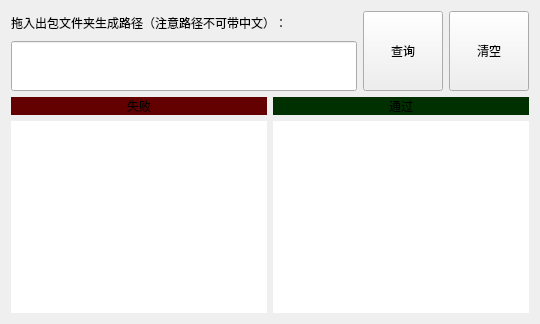
     <widget class="QWidget" name="online">
      <attribute name="title">
       <string>查询在线配置</string>
      </attribute>
      <layout class="QVBoxLayout" name="verticalLayout_15">
       <item>
        <layout class="QHBoxLayout" name="horizontalLayout_5">
         <item>
          <layout class="QVBoxLayout" name="verticalLayout_11">
           <item>
            <widget class="QLabel" name="label">
             <property name="styleSheet">
              <string notr="true">font: 14pt &quot;幼圆&quot;;</string>
             </property>
             <property name="text">
              <string>拖入出包文件夹生成路径（注意路径不可带中文）：</string>
             </property>
            </widget>
           </item>
           <item>
            <widget class="QLineEdit" name="line_apkdir_path">
             <property name="minimumSize">
              <size>
               <width>0</width>
               <height>50</height>
              </size>
             </property>
             <property name="styleSheet">
              <string notr="true">font: 14pt &quot;华文细黑&quot;;</string>
             </property>
             <property name="text">
              <string/>
             </property>
            </widget>
           </item>
          </layout>
         </item>
         <item>
          <widget class="QPushButton" name="select_online">
           <property name="minimumSize">
            <size>
             <width>0</width>
             <height>80</height>
            </size>
           </property>
           <property name="styleSheet">
            <string notr="true">QPushButton{border-radius:10px;font: 20pt &quot;幼圆&quot;;background-color: rgb(0, 0, 84)}
QPushButton:pressed{background-color:rgb(167, 167, 167);};</string>
           </property>
           <property name="text">
            <string>查询</string>
           </property>
           <property name="icon">
            <iconset resource="../../ad_online_merge/images.qrc">
             <normaloff>:/sscom.ico</normaloff>:/sscom.ico</iconset>
           </property>
           <property name="iconSize">
            <size>
             <width>24</width>
             <height>24</height>
            </size>
           </property>
          </widget>
         </item>
         <item>
          <widget class="QPushButton" name="clean_online_text">
           <property name="minimumSize">
            <size>
             <width>0</width>
             <height>80</height>
            </size>
           </property>
           <property name="styleSheet">
            <string notr="true">QPushButton{border-radius:10px;font: 20pt &quot;幼圆&quot;;background-color: rgb(170, 170, 0)}
QPushButton:pressed{background-color:rgb(167, 167, 167);};</string>
           </property>
           <property name="text">
            <string>清空</string>
           </property>
           <property name="icon">
            <iconset resource="../../ad_online_merge/images.qrc">
             <normaloff>:/lajitong.png</normaloff>:/lajitong.png</iconset>
           </property>
           <property name="iconSize">
            <size>
             <width>24</width>
             <height>24</height>
            </size>
           </property>
          </widget>
         </item>
        </layout>
       </item>
       <item>
        <layout class="QHBoxLayout" name="horizontalLayout_9">
         <item>
          <layout class="QVBoxLayout" name="verticalLayout_13">
           <item>
            <widget class="QLabel" name="label_3">
             <property name="styleSheet">
              <string notr="true">font: 14pt &quot;微软雅黑&quot;;
background-color: rgb(99, 0, 0);</string>
             </property>
             <property name="text">
              <string>失败</string>
             </property>
             <property name="alignment">
              <set>Qt::AlignCenter</set>
             </property>
            </widget>
           </item>
           <item>
            <widget class="QTextBrowser" name="fail_cfg">
             <property name="styleSheet">
              <string notr="true">font: 14pt &quot;幼圆&quot;;
border-radius: 50px;</string>
             </property>
             <property name="horizontalScrollBarPolicy">
              <enum>Qt::ScrollBarAsNeeded</enum>
             </property>
             <property name="html">
              <string>&lt;!DOCTYPE HTML PUBLIC &quot;-//W3C//DTD HTML 4.0//EN&quot; &quot;http://www.w3.org/TR/REC-html40/strict.dtd&quot;&gt;
&lt;html&gt;&lt;head&gt;&lt;meta name=&quot;qrichtext&quot; content=&quot;1&quot; /&gt;&lt;style type=&quot;text/css&quot;&gt;
p, li { white-space: pre-wrap; }
&lt;/style&gt;&lt;/head&gt;&lt;body style=&quot; font-family:'幼圆'; font-size:14pt; font-weight:400; font-style:normal;&quot;&gt;
&lt;p align=&quot;center&quot; style=&quot;-qt-paragraph-type:empty; margin-top:0px; margin-bottom:0px; margin-left:0px; margin-right:0px; -qt-block-indent:0; text-indent:0px;&quot;&gt;&lt;br /&gt;&lt;/p&gt;&lt;/body&gt;&lt;/html&gt;</string>
             </property>
            </widget>
           </item>
          </layout>
         </item>
         <item>
          <layout class="QVBoxLayout" name="verticalLayout_14">
           <item>
            <widget class="QLabel" name="label_4">
             <property name="styleSheet">
              <string notr="true">font: 14pt &quot;微软雅黑&quot;;
background-color:rgb(0, 48, 0)
</string>
             </property>
             <property name="frameShadow">
              <enum>QFrame::Plain</enum>
             </property>
             <property name="text">
              <string>通过</string>
             </property>
             <property name="alignment">
              <set>Qt::AlignCenter</set>
             </property>
            </widget>
           </item>
           <item>
            <widget class="QTextBrowser" name="suc_cfg">
             <property name="styleSheet">
              <string notr="true">font: 14pt &quot;幼圆&quot;;border-radius: 50px;</string>
             </property>
            </widget>
           </item>
          </layout>
         </item>
        </layout>
       </item>
      </layout>
     </widget>
